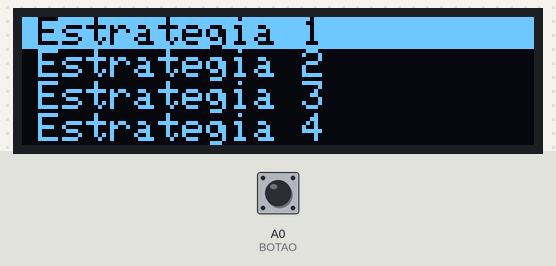
This sketch was run on a simulated Arduino Uno, built with avr-gcc and run on an emulated ATmega328P. Parts: 128×32 one-colour display. Inputs (shaded band) come from the test bench; at power-on: A0 (BOTAO) HIGH.

Above: at 1.3 s.
1.4 s: A0 (BOTAO) pulled LOW for 0.15 s
At 2.3 s:
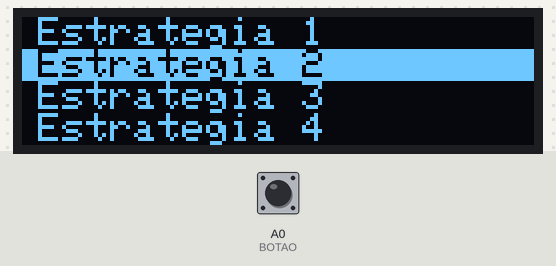
3.0 s: A0 (BOTAO) pulled LOW for 3.2 s
At 4.9 s:
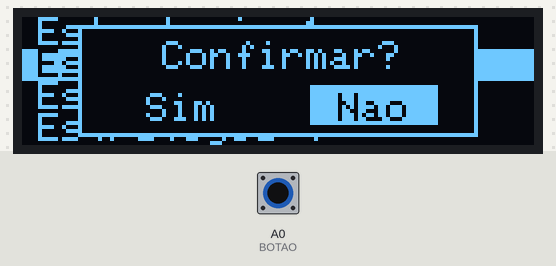
7.7 s: A0 (BOTAO) pulled LOW for 0.15 s
At 8.4 s:
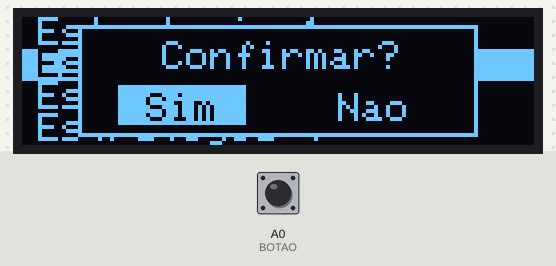
9.4 s: A0 (BOTAO) pulled LOW for 3.2 s
At 10.8 s:
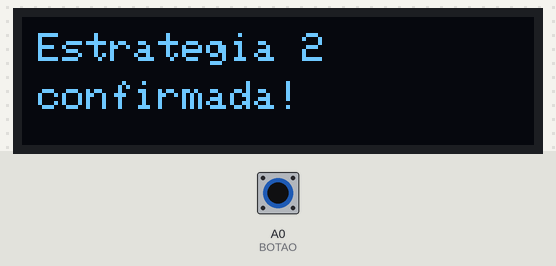
14.1 s: A0 (BOTAO) pulled LOW for 3.2 s
At 15.7 s:
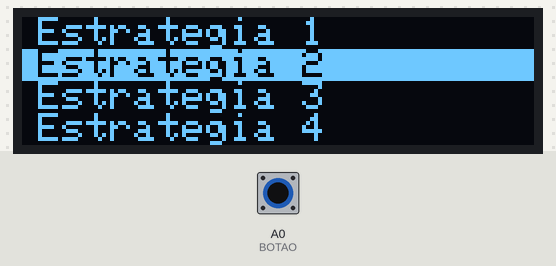
Timing chart, 0 to 17.2 s (numbered marks = the images above; inputs shaded):
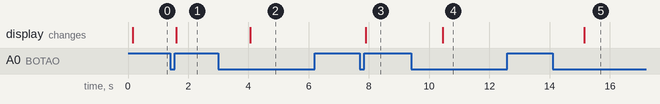

Measured:
- after the input at 1.4 s, the display: changes after 0.20 s (image 1)
- after the input at 3.0 s, the display: changes after 1.1 s (image 2)
- after the input at 7.7 s, the display: changes after 0.20 s (image 3)
- after the input at 9.4 s, the display: changes after 1.0 s (image 4)
- after the input at 14.1 s, the display: changes after 1.0 s (image 5)

The sketch:

botaoMenuDisplay.ino
```cpp
#include "display.h"

void setup() {
  Serial.begin(115200);
  iniciarDisplay();
}

void loop() {
  ToqueBotao toque = lerBotao();
  int escolhida = atualizarMenu(toque);
  if (escolhida >= 0) {
    // estratégia confirmada (0 a 4)
  }
}
```

display.h
```cpp
// =====================================================
//  display.h  -  Botão (toque rápido / segurado) +
//                menu de estratégias no OLED 0.91" (SSD1306)
//
//  Bibliotecas: Adafruit SSD1306 e Adafruit GFX
//
//  Uso no .ino:
//      #include "display.h"
//
//      void setup() {
//        Serial.begin(115200);
//        iniciarDisplay();
//      }
//
//      void loop() {
//        ToqueBotao toque = lerBotao();
//        int escolhida = atualizarMenu(toque);
//        if (escolhida >= 0) {
//          // estratégia confirmada (0 a 4)
//        }
//      }
// =====================================================

#ifndef DISPLAY_H
#define DISPLAY_H

#include <Arduino.h>
#include <Wire.h>
#include <Adafruit_GFX.h>
#include <Adafruit_SSD1306.h>

// ---------------- CONFIGURAÇÃO ----------------
// Para mudar algum valor, defina-o no .ino ANTES do #include "display.h"
#ifndef BOTAO
#define BOTAO A0
#endif

#ifndef LARGURA_OLED
#define LARGURA_OLED 128
#endif

#ifndef ALTURA_OLED
#define ALTURA_OLED 32
#endif

#ifndef ENDERECO_OLED
#define ENDERECO_OLED 0x3C
#endif

#ifndef TEMPO_DEBOUNCE
#define TEMPO_DEBOUNCE 30       // ms
#endif

#ifndef TEMPO_TOQUE_MAX
#define TEMPO_TOQUE_MAX 800    // toque rápido: soltar antes disso (ms)
#endif

#ifndef TEMPO_SEGURADO
#define TEMPO_SEGURADO 1000     // segurado: manter pressionado até isso (ms)
#endif

// ---------------- BOTÃO ----------------
enum ToqueBotao { NENHUM, TOQUE_RAPIDO, SEGURADO };

// Chame uma vez por volta do loop().
// Retorna NENHUM na maioria das chamadas; TOQUE_RAPIDO ou SEGURADO
// aparecem uma única vez por pressão do botão.
ToqueBotao lerBotao() {
  static bool iniciado = false;
  static bool nivelRepouso;
  static bool ultimaLeitura;
  static bool estavaPressionado = false;
  static bool seguradoEnviado = false;
  static unsigned long ultimaMudanca = 0;
  static unsigned long inicioPressao = 0;

  // primeira chamada: configura o pino e lê o nível com o botão solto
  if (!iniciado) {
    pinMode(BOTAO, INPUT_PULLUP);
    delay(100);
    nivelRepouso = digitalRead(BOTAO);
    ultimaLeitura = nivelRepouso;
    iniciado = true;
    return NENHUM;
  }

  unsigned long agora = millis();
  bool leitura = digitalRead(BOTAO);

  // debounce
  if (leitura != ultimaLeitura) {
    ultimaLeitura = leitura;
    ultimaMudanca = agora;
  }
  if (agora - ultimaMudanca < TEMPO_DEBOUNCE) return NENHUM;

  bool pressionado = (ultimaLeitura != nivelRepouso);

  // acabou de pressionar
  if (pressionado && !estavaPressionado) {
    estavaPressionado = true;
    seguradoEnviado = false;
    inicioPressao = agora;
    return NENHUM;
  }

  // continua pressionado: chegou no tempo de "segurado"?
  if (pressionado && estavaPressionado && !seguradoEnviado &&
      agora - inicioPressao >= TEMPO_SEGURADO) {
    seguradoEnviado = true;
    return SEGURADO;
  }

  // soltou
  if (!pressionado && estavaPressionado) {
    estavaPressionado = false;
    if (!seguradoEnviado && agora - inicioPressao < TEMPO_TOQUE_MAX) {
      return TOQUE_RAPIDO;
    }
    // entre TEMPO_TOQUE_MAX e TEMPO_SEGURADO: não conta como nada
  }

  return NENHUM;
}

// ---------------- DISPLAY ----------------
Adafruit_SSD1306 display(LARGURA_OLED, ALTURA_OLED, &Wire, -1);

// ---------------- MENU ----------------
// Edite os nomes aqui (sem acentos: a fonte padrão não tem)
#define TOTAL_ESTRATEGIAS 5
const char* estrategias[TOTAL_ESTRATEGIAS] = {
  "Estrategia 1",
  "Estrategia 2",
  "Estrategia 3",
  "Estrategia 4",
  "Estrategia 5"
};

enum EstadoTela { TELA_MENU, TELA_CONFIRMAR, TELA_CONFIRMADO };

EstadoTela estadoTela = TELA_MENU;
int itemAtual = 0;         // estratégia selecionada no menu
int primeiroVisivel = 0;   // primeira linha da janela de 4 itens
bool opcaoSim = false;     // opção marcada na caixinha (começa em "Nao")
int estrategiaAtiva = -1;  // última estratégia confirmada (-1 = nenhuma)

void desenharMenu() {
  // a tela mostra 4 linhas; a janela acompanha o item selecionado
  if (itemAtual < primeiroVisivel) primeiroVisivel = itemAtual;
  if (itemAtual > primeiroVisivel + 3) primeiroVisivel = itemAtual - 3;

  for (int i = 0; i < 4; i++) {
    int indice = primeiroVisivel + i;
    if (indice >= TOTAL_ESTRATEGIAS) break;

    int y = i * 8;
    if (indice == itemAtual) {
      display.fillRect(0, y, LARGURA_OLED, 8, SSD1306_WHITE);
      display.setTextColor(SSD1306_BLACK);
    } else {
      display.setTextColor(SSD1306_WHITE);
    }
    display.setCursor(4, y);
    display.print(estrategias[indice]);
  }
}

void desenharCaixaConfirmar() {
  display.fillRect(14, 2, 100, 28, SSD1306_BLACK);
  display.drawRect(14, 2, 100, 28, SSD1306_WHITE);

  display.setTextColor(SSD1306_WHITE);
  display.setCursor(35, 6);
  display.print("Confirmar?");

  // opção Sim
  if (opcaoSim) {
    display.fillRect(24, 17, 32, 10, SSD1306_WHITE);
    display.setTextColor(SSD1306_BLACK);
  } else {
    display.setTextColor(SSD1306_WHITE);
  }
  display.setCursor(31, 19);
  display.print("Sim");

  // opção Não
  if (!opcaoSim) {
    display.fillRect(72, 17, 32, 10, SSD1306_WHITE);
    display.setTextColor(SSD1306_BLACK);
  } else {
    display.setTextColor(SSD1306_WHITE);
  }
  display.setCursor(79, 19);
  display.print("Nao");
}

void desenharConfirmado() {
  display.setTextColor(SSD1306_WHITE);
  display.setCursor(4, 4);
  display.print(estrategias[estrategiaAtiva]);
  display.setCursor(4, 16);
  display.print("confirmada!");
}

void desenharTela() {
  display.clearDisplay();
  display.setTextSize(1);

  if (estadoTela == TELA_MENU) {
    desenharMenu();
  } else if (estadoTela == TELA_CONFIRMAR) {
    desenharMenu();
    desenharCaixaConfirmar();
  } else {
    desenharConfirmado();
  }

  display.display();
}

// Chame no setup(). Inicializa o botão (com ele solto), o OLED e desenha o menu.
// Retorna false se o OLED não for encontrado.
bool iniciarDisplay() {
  lerBotao();  // inicializa o botão

  if (!display.begin(SSD1306_SWITCHCAPVCC, ENDERECO_OLED)) {
    Serial.println("OLED nao encontrado");
    return false;
  }
  desenharTela();
  return true;
}

// Volta ao menu inicial (pode ser chamada de qualquer lugar do código).
void voltarAoMenu() {
  estadoTela = TELA_MENU;
  desenharTela();
}

// Chame no loop() passando o resultado de lerBotao().
// Retorna -1 na maioria das vezes; retorna o índice da estratégia
// (0 a TOTAL_ESTRATEGIAS-1) uma única vez, no momento em que ela é confirmada.
int atualizarMenu(ToqueBotao toque) {
  if (toque == NENHUM) return -1;

  int confirmada = -1;

  switch (estadoTela) {

    case TELA_MENU:
      if (toque == TOQUE_RAPIDO) {
        itemAtual = (itemAtual + 1) % TOTAL_ESTRATEGIAS;  // desce; volta ao início no fim
      } else if (toque == SEGURADO) {
        opcaoSim = false;
        estadoTela = TELA_CONFIRMAR;
      }
      break;

    case TELA_CONFIRMAR:
      if (toque == TOQUE_RAPIDO) {
        opcaoSim = !opcaoSim;                 // alterna Sim / Nao
      } else if (toque == SEGURADO) {
        if (opcaoSim) {
          estrategiaAtiva = itemAtual;
          confirmada = itemAtual;
          estadoTela = TELA_CONFIRMADO;
        } else {
          estadoTela = TELA_MENU;             // caixinha some
        }
      }
      break;

    case TELA_CONFIRMADO:
      if (toque == SEGURADO) {
        estadoTela = TELA_MENU;               // volta ao menu
      }
      break;
  }

  desenharTela();
  return confirmada;
}

#endif
```
